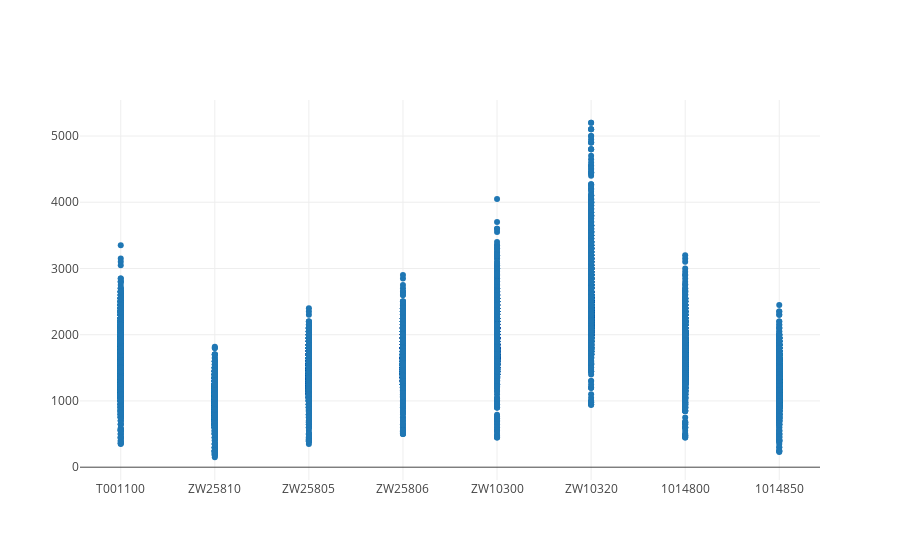

The cell this chart's notebook holds for it:
### Markdown cell above
### Some data visualization

From the graph below, we can clearly see the differences in gas usage among different housing types

### Code cell
chart = go.Scatter(x=tabel['housing_type'], y=tabel['average_gas'], mode='markers', name='gas usage per housing type')
py.iplot([chart])

### Figure 1 — Plotly figure (JSON) as saved in the notebook; plotly's stock layout.template omitted (floating-point values rounded to 4 significant figures; data arrays with more than 128 entries replaced by an {"elided": "..."} marker saying what was removed)
{"data": [{"mode": "markers", "name": "gas usage per housing type", "type": "scatter", "uid": "eb1661ca-38e0-453f-a5bc-afd2a4f1e8e7", "x": {"elided": "32576 str values"}, "y": {"elided": "32576 int values"}}], "layout": {}}
